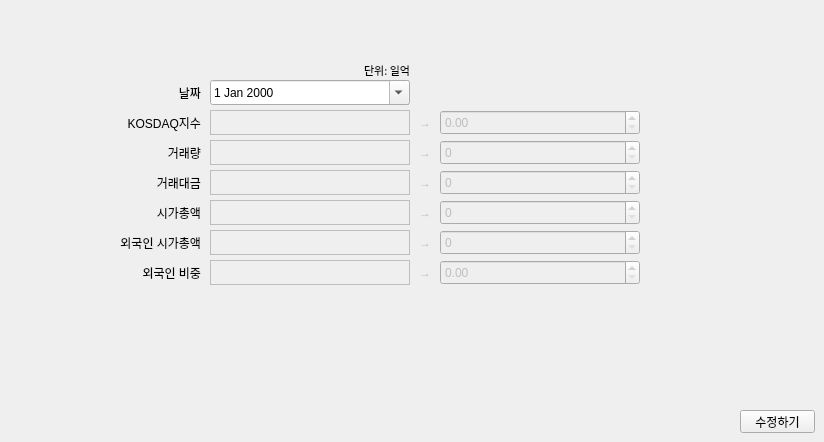
        <widget class="QWidget" name="kedit">
         <attribute name="title">
          <string>데이터 수정</string>
         </attribute>
         <widget class="QWidget" name="widget_3" native="true">
          <property name="geometry">
           <rect>
            <x>70</x>
            <y>50</y>
            <width>731</width>
            <height>300</height>
           </rect>
          </property>
          <widget class="QLabel" name="label_21">
           <property name="geometry">
            <rect>
             <x>350</x>
             <y>30</y>
             <width>100</width>
             <height>25</height>
            </rect>
           </property>
           <property name="text">
            <string/>
           </property>
          </widget>
          <widget class="QLabel" name="label_22">
           <property name="geometry">
            <rect>
             <x>30</x>
             <y>90</y>
             <width>101</width>
             <height>25</height>
            </rect>
           </property>
           <property name="text">
            <string>거래량</string>
           </property>
           <property name="alignment">
            <set>Qt::AlignRight|Qt::AlignTrailing|Qt::AlignVCenter</set>
           </property>
          </widget>
          <widget class="QDateEdit" name="date_kedit">
           <property name="geometry">
            <rect>
             <x>140</x>
             <y>30</y>
             <width>200</width>
             <height>25</height>
            </rect>
           </property>
           <property name="calendarPopup">
            <bool>true</bool>
           </property>
          </widget>
          <widget class="QLabel" name="label_23">
           <property name="geometry">
            <rect>
             <x>30</x>
             <y>120</y>
             <width>101</width>
             <height>25</height>
            </rect>
           </property>
           <property name="text">
            <string>거래대금</string>
           </property>
           <property name="alignment">
            <set>Qt::AlignRight|Qt::AlignTrailing|Qt::AlignVCenter</set>
           </property>
          </widget>
          <widget class="QLabel" name="label_24">
           <property name="geometry">
            <rect>
             <x>30</x>
             <y>180</y>
             <width>101</width>
             <height>25</height>
            </rect>
           </property>
           <property name="text">
            <string>외국인 시가총액</string>
           </property>
           <property name="alignment">
            <set>Qt::AlignRight|Qt::AlignTrailing|Qt::AlignVCenter</set>
           </property>
          </widget>
          <widget class="QLabel" name="label_25">
           <property name="geometry">
            <rect>
             <x>30</x>
             <y>150</y>
             <width>101</width>
             <height>25</height>
            </rect>
           </property>
           <property name="text">
            <string>시가총액</string>
           </property>
           <property name="alignment">
            <set>Qt::AlignRight|Qt::AlignTrailing|Qt::AlignVCenter</set>
           </property>
          </widget>
          <widget class="QWidget" name="group_kadd_3" native="true">
           <property name="enabled">
            <bool>false</bool>
           </property>
           <property name="geometry">
            <rect>
             <x>140</x>
             <y>60</y>
             <width>521</width>
             <height>191</height>
            </rect>
           </property>
           <widget class="QDoubleSpinBox" name="spin_kedit6">
            <property name="geometry">
             <rect>
              <x>230</x>
              <y>150</y>
              <width>200</width>
              <height>25</height>
             </rect>
            </property>
            <property name="decimals">
             <number>2</number>
            </property>
           </widget>
           <widget class="QSpinBox" name="spin_kedit2">
            <property name="geometry">
             <rect>
              <x>230</x>
              <y>30</y>
              <width>200</width>
              <height>25</height>
             </rect>
            </property>
           </widget>
           <widget class="QDoubleSpinBox" name="spin_kedit1">
            <property name="geometry">
             <rect>
              <x>230</x>
              <y>0</y>
              <width>200</width>
              <height>25</height>
             </rect>
            </property>
            <property name="decimals">
             <number>2</number>
            </property>
            <property name="maximum">
             <double>9999.989999999999782</double>
            </property>
           </widget>
           <widget class="QSpinBox" name="spin_kedit3">
            <property name="geometry">
             <rect>
              <x>230</x>
              <y>60</y>
              <width>200</width>
              <height>25</height>
             </rect>
            </property>
           </widget>
           <widget class="QSpinBox" name="spin_kedit4">
            <property name="geometry">
             <rect>
              <x>230</x>
              <y>90</y>
              <width>200</width>
              <height>25</height>
             </rect>
            </property>
           </widget>
           <widget class="QSpinBox" name="spin_kedit5">
            <property name="geometry">
             <rect>
              <x>230</x>
              <y>120</y>
              <width>200</width>
              <height>25</height>
             </rect>
            </property>
           </widget>
           <widget class="QLabel" name="label_kedit4">
            <property name="geometry">
             <rect>
              <x>0</x>
              <y>90</y>
              <width>200</width>
              <height>25</height>
             </rect>
            </property>
            <property name="autoFillBackground">
             <bool>false</bool>
            </property>
            <property name="frameShape">
             <enum>QFrame::Box</enum>
            </property>
            <property name="text">
             <string/>
            </property>
           </widget>
           <widget class="QLabel" name="label_kedit6">
            <property name="geometry">
             <rect>
              <x>0</x>
              <y>150</y>
              <width>200</width>
              <height>25</height>
             </rect>
            </property>
            <property name="autoFillBackground">
             <bool>false</bool>
            </property>
            <property name="frameShape">
             <enum>QFrame::Box</enum>
            </property>
            <property name="text">
             <string/>
            </property>
           </widget>
           <widget class="QLabel" name="label_kedit1">
            <property name="geometry">
             <rect>
              <x>0</x>
              <y>0</y>
              <width>200</width>
              <height>25</height>
             </rect>
            </property>
            <property name="autoFillBackground">
             <bool>false</bool>
            </property>
            <property name="frameShape">
             <enum>QFrame::Box</enum>
            </property>
            <property name="text">
             <string/>
            </property>
           </widget>
           <widget class="QLabel" name="label_kedit3">
            <property name="geometry">
             <rect>
              <x>0</x>
              <y>60</y>
              <width>200</width>
              <height>25</height>
             </rect>
            </property>
            <property name="autoFillBackground">
             <bool>false</bool>
            </property>
            <property name="frameShape">
             <enum>QFrame::Box</enum>
            </property>
            <property name="text">
             <string/>
            </property>
           </widget>
           <widget class="QLabel" name="label_kedit5">
            <property name="geometry">
             <rect>
              <x>0</x>
              <y>120</y>
              <width>200</width>
              <height>25</height>
             </rect>
            </property>
            <property name="autoFillBackground">
             <bool>false</bool>
            </property>
            <property name="frameShape">
             <enum>QFrame::Box</enum>
            </property>
            <property name="text">
             <string/>
            </property>
           </widget>
           <widget class="QLabel" name="label_kedit2">
            <property name="geometry">
             <rect>
              <x>0</x>
              <y>30</y>
              <width>200</width>
              <height>25</height>
             </rect>
            </property>
            <property name="autoFillBackground">
             <bool>false</bool>
            </property>
            <property name="frameShape">
             <enum>QFrame::Box</enum>
            </property>
            <property name="text">
             <string/>
            </property>
           </widget>
           <widget class="QLabel" name="label_53">
            <property name="geometry">
             <rect>
              <x>200</x>
              <y>0</y>
              <width>30</width>
              <height>25</height>
             </rect>
            </property>
            <property name="text">
             <string>→</string>
            </property>
            <property name="alignment">
             <set>Qt::AlignCenter</set>
            </property>
           </widget>
           <widget class="QLabel" name="label_54">
            <property name="geometry">
             <rect>
              <x>200</x>
              <y>30</y>
              <width>30</width>
              <height>25</height>
             </rect>
            </property>
            <property name="text">
             <string>→</string>
            </property>
            <property name="alignment">
             <set>Qt::AlignCenter</set>
            </property>
           </widget>
           <widget class="QLabel" name="label_55">
            <property name="geometry">
             <rect>
              <x>200</x>
              <y>60</y>
              <width>30</width>
              <height>25</height>
             </rect>
            </property>
            <property name="text">
             <string>→</string>
            </property>
            <property name="alignment">
             <set>Qt::AlignCenter</set>
            </property>
           </widget>
           <widget class="QLabel" name="label_56">
            <property name="geometry">
             <rect>
              <x>200</x>
              <y>90</y>
              <width>30</width>
              <height>25</height>
             </rect>
            </property>
            <property name="text">
             <string>→</string>
            </property>
            <property name="alignment">
             <set>Qt::AlignCenter</set>
            </property>
           </widget>
           <widget class="QLabel" name="label_57">
            <property name="geometry">
             <rect>
              <x>200</x>
              <y>120</y>
              <width>30</width>
              <height>25</height>
             </rect>
            </property>
            <property name="text">
             <string>→</string>
            </property>
            <property name="alignment">
             <set>Qt::AlignCenter</set>
            </property>
           </widget>
           <widget class="QLabel" name="label_58">
            <property name="geometry">
             <rect>
              <x>200</x>
              <y>150</y>
              <width>30</width>
              <height>25</height>
             </rect>
            </property>
            <property name="text">
             <string>→</string>
            </property>
            <property name="alignment">
             <set>Qt::AlignCenter</set>
            </property>
           </widget>
          </widget>
          <widget class="QLabel" name="label_26">
           <property name="geometry">
            <rect>
             <x>30</x>
             <y>60</y>
             <width>101</width>
             <height>25</height>
            </rect>
           </property>
           <property name="text">
            <string>KOSDAQ지수</string>
           </property>
           <property name="alignment">
            <set>Qt::AlignRight|Qt::AlignTrailing|Qt::AlignVCenter</set>
           </property>
          </widget>
          <widget class="QLabel" name="label_27">
           <property name="geometry">
            <rect>
             <x>30</x>
             <y>30</y>
             <width>101</width>
             <height>25</height>
            </rect>
           </property>
           <property name="text">
            <string>날짜</string>
           </property>
           <property name="alignment">
            <set>Qt::AlignRight|Qt::AlignTrailing|Qt::AlignVCenter</set>
           </property>
          </widget>
          <widget class="QLabel" name="label_28">
           <property name="geometry">
            <rect>
             <x>30</x>
             <y>210</y>
             <width>101</width>
             <height>25</height>
            </rect>
           </property>
           <property name="text">
            <string>외국인 비중</string>
           </property>
           <property name="alignment">
            <set>Qt::AlignRight|Qt::AlignTrailing|Qt::AlignVCenter</set>
           </property>
          </widget>
          <widget class="QLabel" name="label_31">
           <property name="geometry">
            <rect>
             <x>240</x>
             <y>10</y>
             <width>100</width>
             <height>20</height>
            </rect>
           </property>
           <property name="font">
            <font>
             <family>맑은 고딕</family>
             <pointsize>8</pointsize>
            </font>
           </property>
           <property name="text">
            <string>단위: 일억</string>
           </property>
           <property name="alignment">
            <set>Qt::AlignRight|Qt::AlignTrailing|Qt::AlignVCenter</set>
           </property>
          </widget>
         </widget>
         <widget class="QPushButton" name="btn_kedit">
          <property name="geometry">
           <rect>
            <x>740</x>
            <y>410</y>
            <width>75</width>
            <height>23</height>
           </rect>
          </property>
          <property name="text">
           <string>수정하기</string>
          </property>
         </widget>
        </widget>
